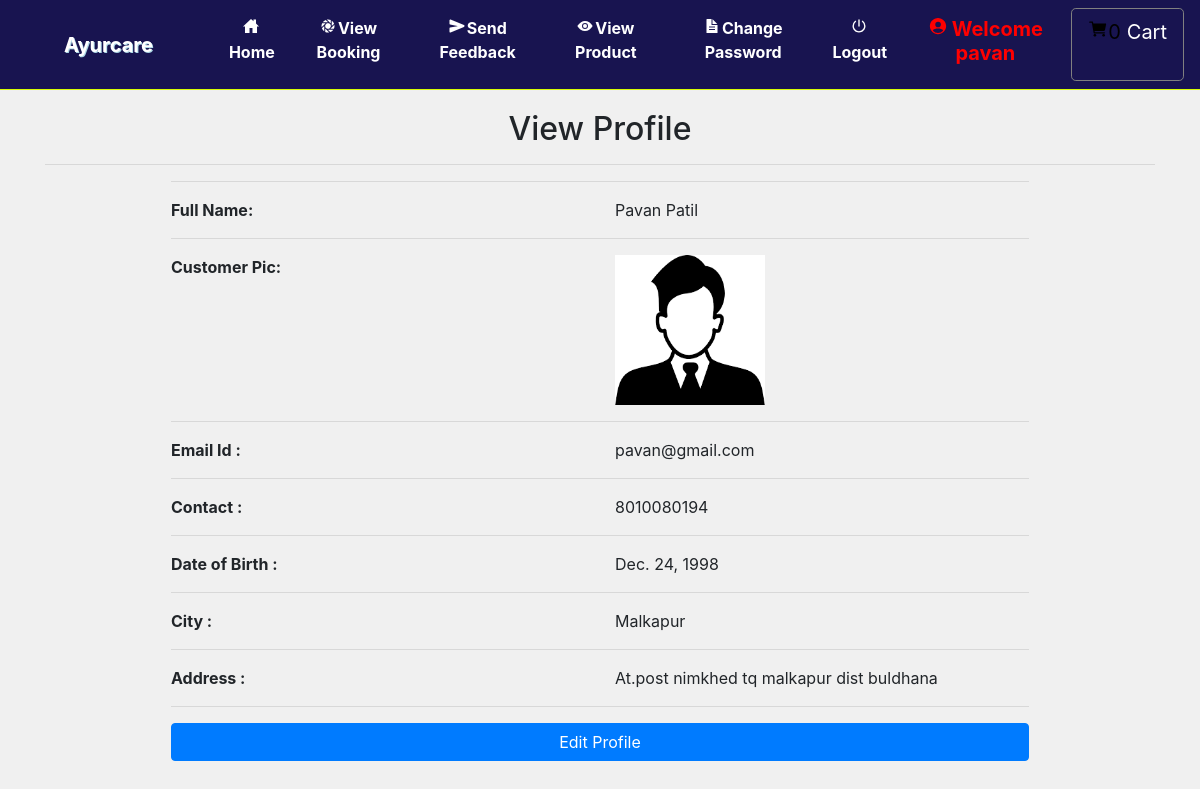
Page /profile (signed in) on the committed database.
### ayurcare/models.py (models this page shows, shortened)
class Profile(models.Model):
    user = models.ForeignKey(User, on_delete=models.CASCADE, null=True)
    dob = models.DateField(null=True)
    city = models.CharField(max_length=30, null=True)
    address = models.CharField(max_length=50, null=True)
    contact = models.CharField(max_length=10, null=True)
    image = models.FileField(null=True)

### ayurcare/views.py (the view)
# urls.py: path('profile', profile, name='profile'),
def profile(request):
    if not request.user.is_authenticated:
        return redirect('login')
    user = User.objects.get(id=request.user.id)
    pro = Profile.objects.get(user=user)
    cart=""
    try:
        cart = Cart.objects.get(profile=pro)
    except:
        pass
    num1 = 0
    total = 0
    for i in cart:
        total += i.product.price
        num1 += 1
    user = User.objects.get(id=request.user.id)
    pro = Profile.objects.get(user=user)
    d={'pro':pro,'user':user,'num1':num1,'total':total}
    return render(request,'profile.html',d)

### ayurcare/templates/profile.html
{% extends 'navigation.html' %}
{% load static %}
{% block body %}
<div class="container">
    <h2 style="margin-top:20px" align="center">View Profile</h2><hr>
<div  class="container-fluid" style="width:80%;margin-bottom:5%">
    <hr><div class="row">
        <div class="col-md-6">
            <strong>Full Name:</strong>
        </div>
        <div class="col-md-6">
            {{pro.user.first_name}} {{pro.user.last_name}}
        </div>
    </div><hr>
     <div class="row">
        <div class="col-md-6">
            <strong>Customer Pic:</strong>
        </div>
        <div class="col-md-6">
           <img src="{{pro.image.url}}" style="width:150px;height:150px">
        </div>
    </div><hr>
    <div class="row">
        <div class="col-md-6">
            <strong>Email Id :</strong>
        </div>
        <div class="col-md-6">
            {{pro.user.email}}
        </div>
    </div><hr>
     <div class="row">
        <div class="col-md-6">
            <strong>Contact :</strong>
        </div>
        <div class="col-md-6">
            {{pro.contact}}
        </div>
     </div><hr>
    <div class="row">
        <div class="col-md-6">
            <strong>Date of Birth :</strong>
        </div>
        <div class="col-md-6">
            {{pro.dob}}
        </div>
    </div><hr>
     <div class="row">
        <div class="col-md-6">
            <strong>City :</strong>
        </div>
        <div class="col-md-6">
            {{pro.city}}
        </div>
     </div><hr><div class="row">
        <div class="col-md-6">
            <strong>Address :</strong>
        </div>
        <div class="col-md-6">
            {{pro.address}}
        </div>
    </div><hr>
    <a href="{% url 'edit_profile' %}"><button class="btn btn-primary" style="width:100%;margin-bottom:5%">Edit Profile</button></a>
</div>
</div>
{% endblock %}

### ayurcare/templates/navigation.html (shortened to what this page needs)
<!DOCTYPE html>
<html lang="en">
<head>
    {% load static %}
     <link rel="stylesheet" href="https://maxcdn.bootstrapcdn.com/bootstrap/4.0.0/css/bootstrap.min.css">
  <link rel = stylesheet href = "//cdn.datatables.net/1.10.19/css/jquery.dataTables.min.css">
<link rel="stylesheet" href="https://cdnjs.cloudflare.com/ajax/libs/font-awesome/4.7.0/css/font-awesome.min.css">
</head>
<body style="background-color:rgb(240, 240, 240)">
<nav class="navbar navbar-expand-sm" style = "background-color : #181450 ; border-bottom:1px solid #d7fc06">
  <a class="navbar-brand pl-5" href="#" style="color:white ; font-weight : bold">Ayurcare</a>
<div class="collapse navbar-collapse" id="collapsibleNavbar">
  <ul class="navbar-nav pl-5 text-center">
    {% if request.user.username %}
    {% if not request.user.is_staff %}
    <li class="nav-item">
      <a class="nav-link" href="{% url 'home' %}" style="color:white"><ion-icon style="margin-right:2px" name="home-sharp"></ion-icon>Home</a>
    </li>
    <li class="nav-item">
      <a class="nav-link" href="{% url 'view_booking' %}" style="color:white"><ion-icon style="margin-right:2px" name="aperture"></ion-icon>View Booking</a>
    </li>
    <li class="nav-item">
      <a class="nav-link" href="{% url 'send_feedback' request.user.id %}" style="color:white"><ion-icon style="margin-right:2px" name="send"></ion-icon>Send Feedback</a>
    </li>
    <li class="nav-item">
      <a class="nav-link" href="{% url 'view_product' 0 %}" style="color:white"><ion-icon style="margin-right:2px" name="eye"></ion-icon>View Product</a>
    </li>
    <li class="nav-item">
      <a class="nav-link" href="{% url 'change_password' %}" style="color:white"><ion-icon style="margin-right:2px" name="document-text-sharp"></ion-icon>Change Password</a>
    </li>
    {% endif %}
    {% endif %}
    {% if request.user.is_authenticated %}
    <a class="nav-link" href="{% url 'logout' %}" style="color:white"><ion-icon style="margin-right:2px" name="power-sharp"></ion-icon>Logout</a>
    {% if not request.user.is_staff %}
    <li class="nav-item">
      <a href="{% url 'profile' %}"><h5 class="nav-link" style="color:red"><ion-icon style="margin-right:4px;color:#FF0000" name="person-circle-sharp"></ion-icon>Welcome {{request.user.username}}</h5>
      </a></li>
    {% else %}
    <li class="nav-item">
      <h5  class="nav-link" style="color:#91DE00"><ion-icon style="margin-right:4px;color:#91DE00" name="person-circle-sharp"></ion-icon>Welcome {{request.user.username}}</h5>
    </li>
    {% endif %}
    {% endif %}
    {% if not request.user.is_staff %}
    {% if request.user.username %}
      <a href="{% url 'cart' %}" style="border:1px solid gray" class="btn btn-default btn-lg text-dark text-capitalize">
        <ion-icon style="color:black;margin-top:2%" name="cart"></ion-icon><span style="color:black">{{num1}}</span><span style="margin-left:6px;margin-top:2%;color:white">Cart</span></a></center>
{% endif %}
    {% endif %}
    </ul>
</div>
</nav>
{% block body %}
{% endblock %}
</body></html>

### ayurcare/templates/navigation.html (style rules this page uses)
* { box-sizing: border-box; }
.nav-link { font-weight:bold; }
.navbar-brand { text-shadow: 1px 1px lightblue; }

### rows in the picture
Profile: user.first_name "Pavan", user.last_name "Patil", image (picture), user.email "pavan@gmail.com", contact "8010080194", dob "Dec. 24, 1998", city "Malkapur", address "At.post nimkhed tq malkapur dist buldhana"

### other values in the picture
{{ request.user.username }} "pavan"
{{ num1 }} "0"
